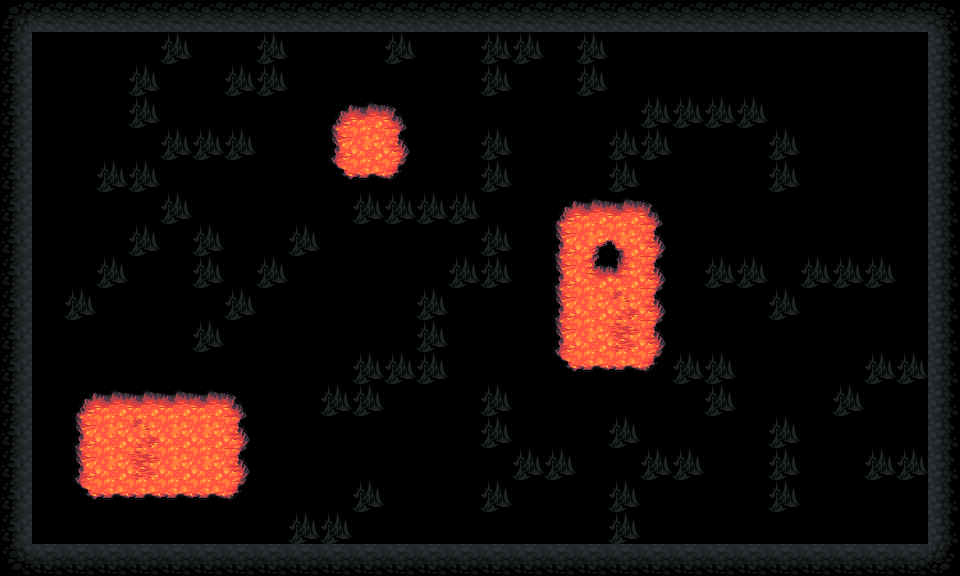

Tiled map render using the project's own tile images. Description and the map definition, with tile-layer contents summarised, below:
An orthogonal 30x18 tile map with 32x32 px tiles, 1 tile layer (Obstacles), 3 hidden layers not drawn, 4 tilesets.

<map version="1.0" orientation="orthogonal" width="30" height="18" tilewidth="32" tileheight="32">
 <tileset firstgid="1" name="lavarock" tilewidth="32" tileheight="32">
  <image source="lavarock.png" width="96" height="192" />
 </tileset>
 <tileset firstgid="19" name="lava" tilewidth="32" tileheight="32">
  <image source="lava.png" width="96" height="192" />
 </tileset>
 <tileset firstgid="37" name="mountains" tilewidth="32" tileheight="32">
  <image source="mountains.png" width="384" height="288" />
 </tileset>
 <tileset firstgid="145" name="chests" tilewidth="32" tileheight="32">
  <image source="chests.png" width="64" height="96" />
 </tileset>
 <layer name="Ground" width="30" height="18" visible="0">
  <data>[540 cells, 540 non-empty, 9 distinct tile ids]</data>
 </layer>
 <layer name="Rocks" width="30" height="18" visible="0">
  <data>[540 cells, 148 non-empty, 6 distinct tile ids]</data>
 </layer>
 <layer name="Obstacles" width="30" height="18">
  <data>[540 cells, 231 non-empty, 24 distinct tile ids]</data>
 </layer>
 <layer name="Objectives" width="30" height="18" visible="0">
  <data>[540 cells, 4 non-empty, 4 distinct tile ids]</data>
 </layer>
</map>
